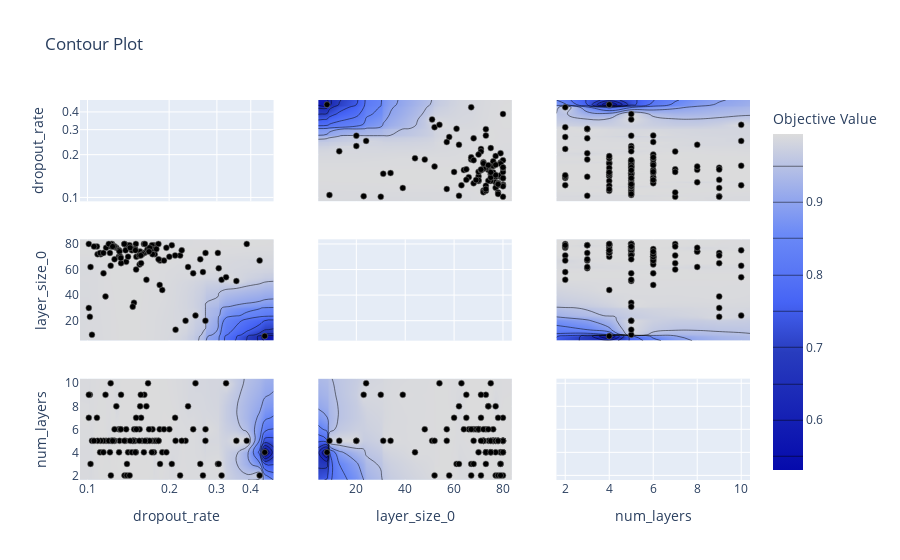

Source (notebook cell):
### Code cell
optuna.visualization.plot_contour(study, params=["num_layers", "dropout_rate", "layer_size_0"])
